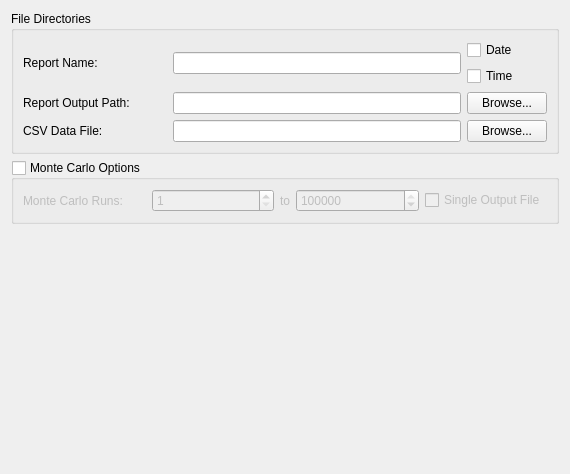
<?xml version="1.0" encoding="UTF-8"?>
<ui version="4.0">
 <class>GeneralOutput</class>
 <widget class="QWidget" name="GeneralOutput">
  <property name="geometry">
   <rect>
    <x>0</x>
    <y>0</y>
    <width>570</width>
    <height>474</height>
   </rect>
  </property>
  <property name="sizePolicy">
   <sizepolicy hsizetype="Expanding" vsizetype="Fixed">
    <horstretch>0</horstretch>
    <verstretch>0</verstretch>
   </sizepolicy>
  </property>
  <layout class="QVBoxLayout" name="verticalLayout_2" stretch="0,0,0">
   <item>
    <widget class="QGroupBox" name="mGB_FileDirectory">
     <property name="sizePolicy">
      <sizepolicy hsizetype="Preferred" vsizetype="Fixed">
       <horstretch>0</horstretch>
       <verstretch>0</verstretch>
      </sizepolicy>
     </property>
     <property name="title">
      <string>File Directories</string>
     </property>
     <layout class="QGridLayout" name="fileDirLayout">
      <item row="0" column="0">
       <widget class="QLabel" name="label_1">
        <property name="text">
         <string>Report Name:</string>
        </property>
       </widget>
      </item>
      <item row="1" column="0">
       <widget class="QLabel" name="label_2">
        <property name="text">
         <string>Report Output Path:</string>
        </property>
       </widget>
      </item>
      <item row="0" column="1" colspan="2">
       <widget class="QLineEdit" name="mReportName"/>
      </item>
      <item row="2" column="1" colspan="2">
       <widget class="QLineEdit" name="mDataFile"/>
      </item>
      <item row="1" column="3">
       <widget class="QPushButton" name="mReportOutputBrowse">
        <property name="sizePolicy">
         <sizepolicy hsizetype="Fixed" vsizetype="Fixed">
          <horstretch>0</horstretch>
          <verstretch>0</verstretch>
         </sizepolicy>
        </property>
        <property name="text">
         <string>Browse...</string>
        </property>
       </widget>
      </item>
      <item row="2" column="0">
       <widget class="QLabel" name="label_3">
        <property name="text">
         <string>CSV Data File:</string>
        </property>
       </widget>
      </item>
      <item row="1" column="1" colspan="2">
       <widget class="QLineEdit" name="mOutputPath">
        <property name="sizePolicy">
         <sizepolicy hsizetype="Expanding" vsizetype="Fixed">
          <horstretch>0</horstretch>
          <verstretch>0</verstretch>
         </sizepolicy>
        </property>
       </widget>
      </item>
      <item row="2" column="3">
       <widget class="QPushButton" name="mDataFileBrowse">
        <property name="sizePolicy">
         <sizepolicy hsizetype="Fixed" vsizetype="Fixed">
          <horstretch>0</horstretch>
          <verstretch>0</verstretch>
         </sizepolicy>
        </property>
        <property name="text">
         <string>Browse...</string>
        </property>
       </widget>
      </item>
      <item row="0" column="3">
       <layout class="QVBoxLayout" name="verticalLayout">
        <item>
         <widget class="QCheckBox" name="mCB_AppendDate">
          <property name="text">
           <string>Date</string>
          </property>
         </widget>
        </item>
        <item>
         <widget class="QCheckBox" name="mCB_AppendTime">
          <property name="text">
           <string>Time</string>
          </property>
         </widget>
        </item>
       </layout>
      </item>
     </layout>
    </widget>
   </item>
   <item>
    <widget class="QGroupBox" name="mGB_MonteCarlo">
     <property name="enabled">
      <bool>true</bool>
     </property>
     <property name="title">
      <string>Monte Carlo Options</string>
     </property>
     <property name="checkable">
      <bool>true</bool>
     </property>
     <property name="checked">
      <bool>false</bool>
     </property>
     <layout class="QHBoxLayout" name="horizontalLayout">
      <item>
       <widget class="QLabel" name="label_4">
        <property name="text">
         <string>Monte Carlo Runs:</string>
        </property>
       </widget>
      </item>
      <item>
       <widget class="QSpinBox" name="mMonteCarloStart">
        <property name="minimum">
         <number>1</number>
        </property>
        <property name="maximum">
         <number>999999</number>
        </property>
       </widget>
      </item>
      <item>
       <widget class="QLabel" name="label_5">
        <property name="sizePolicy">
         <sizepolicy hsizetype="Fixed" vsizetype="Preferred">
          <horstretch>0</horstretch>
          <verstretch>0</verstretch>
         </sizepolicy>
        </property>
        <property name="text">
         <string>to</string>
        </property>
       </widget>
      </item>
      <item>
       <widget class="QSpinBox" name="mMonteCarloEnd">
        <property name="minimum">
         <number>1</number>
        </property>
        <property name="maximum">
         <number>999999</number>
        </property>
        <property name="value">
         <number>999999</number>
        </property>
       </widget>
      </item>
      <item>
       <widget class="QCheckBox" name="mCheckBoxSOF">
        <property name="text">
         <string>Single Output File</string>
        </property>
       </widget>
      </item>
     </layout>
    </widget>
   </item>
   <item>
    <spacer name="verticalSpacer">
     <property name="orientation">
      <enum>Qt::Vertical</enum>
     </property>
     <property name="sizeHint" stdset="0">
      <size>
       <width>20</width>
       <height>40</height>
      </size>
     </property>
    </spacer>
   </item>
  </layout>
 </widget>
 <resources/>
 <connections/>
</ui>
